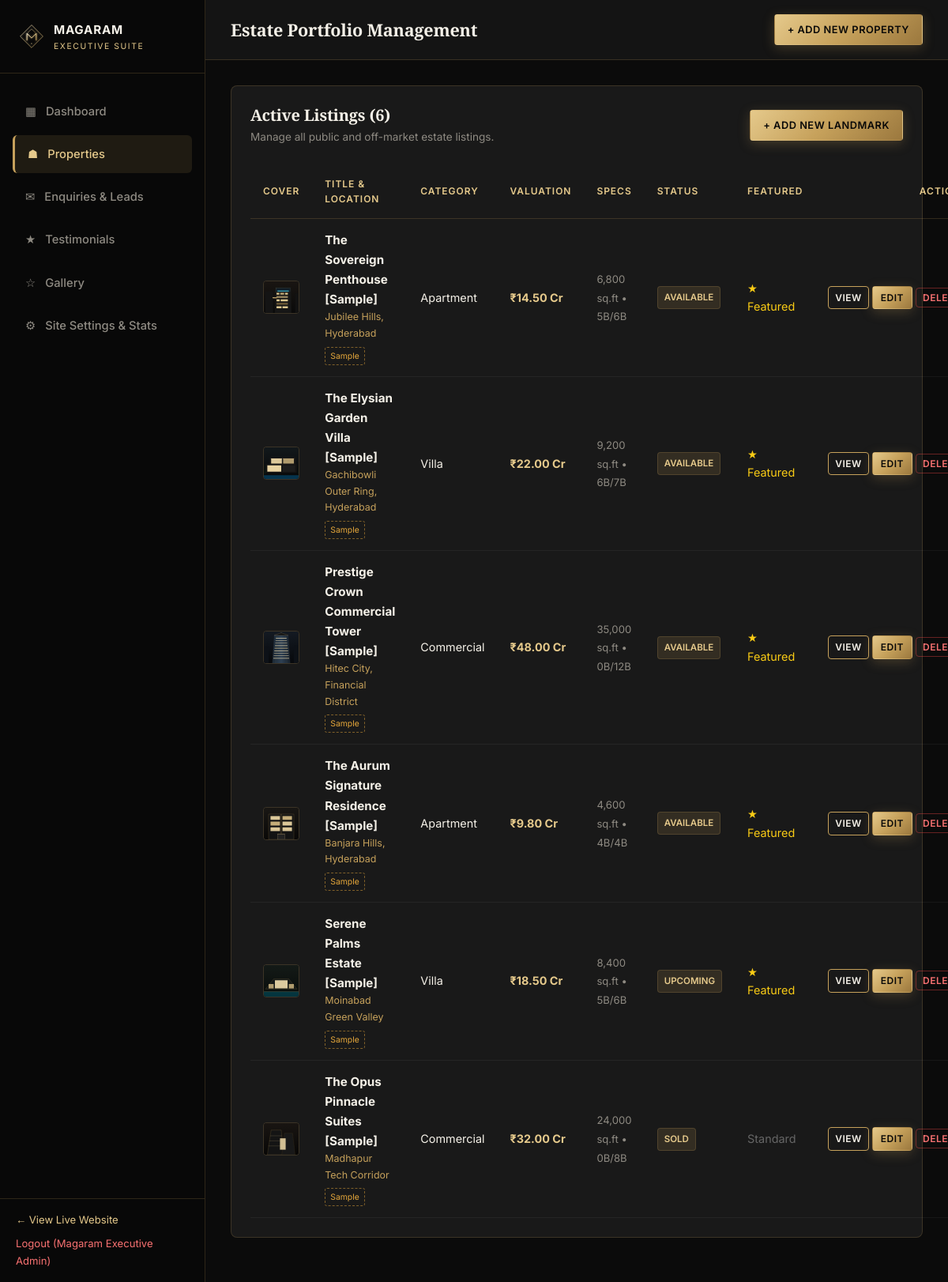
Page /admin/properties/index.php (signed in) on the earlier database version.
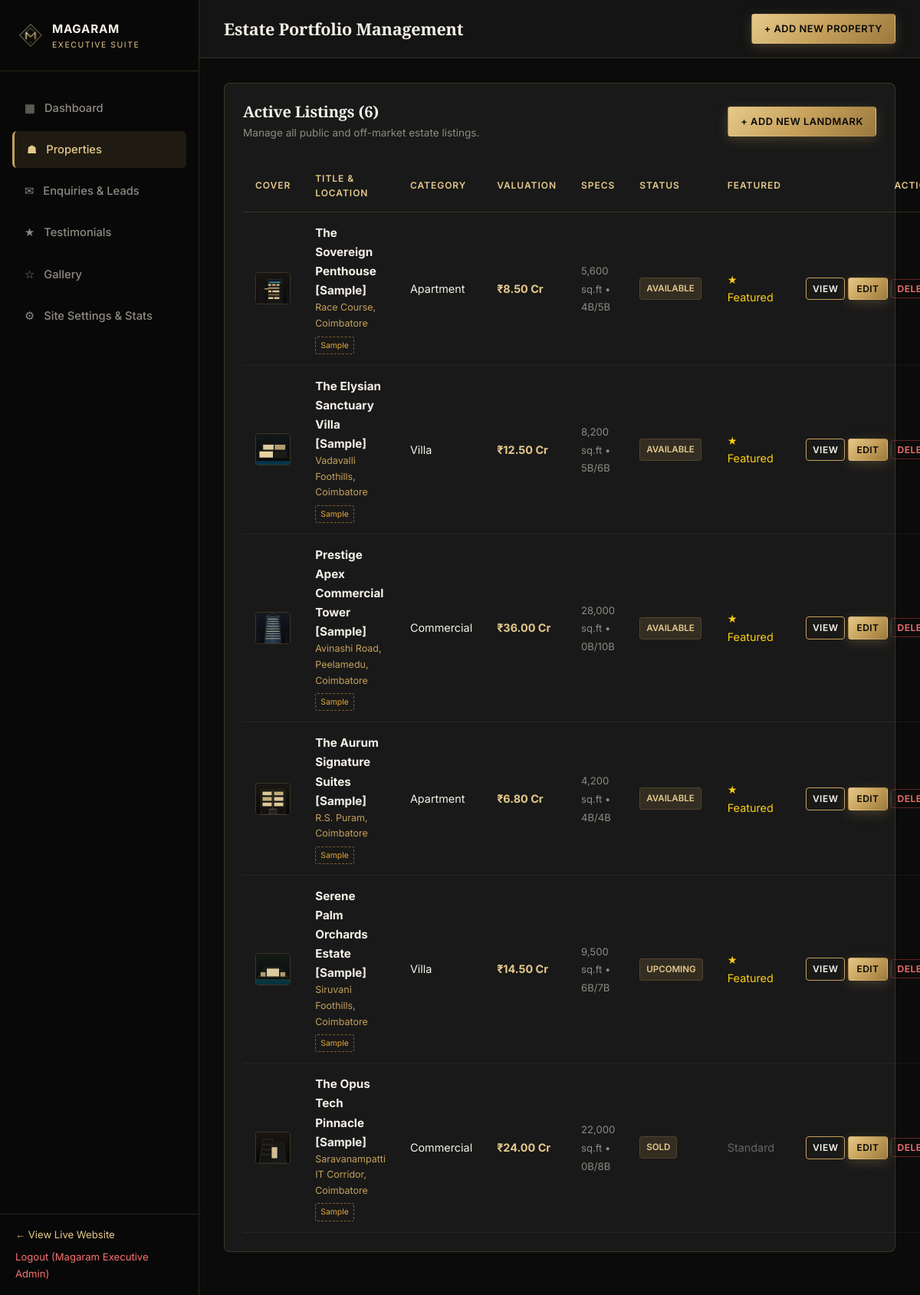
Same page on the later database version.
### tables this page shows
CREATE TABLE IF NOT EXISTS `properties` (
    `id` INT AUTO_INCREMENT PRIMARY KEY,
    `title` VARCHAR(255) NOT NULL,
    `slug` VARCHAR(255) NOT NULL UNIQUE,
    `category` ENUM('Residential', 'Commercial', 'Villa', 'Apartment', 'Plot') NOT NULL DEFAULT 'Residential',
    `location` VARCHAR(255) NOT NULL,
    `price` DECIMAL(14,2) NOT NULL DEFAULT 0.00,
    `price_display` VARCHAR(100) DEFAULT NULL,
    `area_sqft` INT NOT NULL DEFAULT 0,
    `bedrooms` INT NOT NULL DEFAULT 0,
    `bathrooms` INT NOT NULL DEFAULT 0,
    `description` TEXT NOT NULL,
    `status` ENUM('Available', 'Sold', 'Upcoming') NOT NULL DEFAULT 'Available',
    `is_featured` TINYINT(1) NOT NULL DEFAULT 0,
    `is_sample` TINYINT(1) NOT NULL DEFAULT 1,
    `created_at` DATETIME DEFAULT CURRENT_TIMESTAMP,
    `updated_at` DATETIME DEFAULT CURRENT_TIMESTAMP ON UPDATE CURRENT_TIMESTAMP,
    INDEX `idx_category` (`category`),
    INDEX `idx_status` (`status`),
    INDEX `idx_featured` (`is_featured`)
);

### includes/functions.php (called while the page is built, shortened)
<?php
function e(?string $string): string {
    return htmlspecialchars($string ?? '', ENT_QUOTES, 'UTF-8');
}

### admin/properties/index.php (the view, shortened to what the changed rows need)
<?php
$db = get_db();
$properties = [];
if ($db) {
    try {
        $stmt = $db->query("
            SELECT p.*,
                   COALESCE(pi.image_path, CONCAT('assets/img/property-', p.id, '.svg')) AS cover_image
            FROM properties p
            LEFT JOIN property_images pi ON p.id = pi.property_id AND pi.is_cover = 1
            ORDER BY p.is_featured DESC, p.created_at DESC
        ");
        $properties = $stmt->fetchAll();
    } catch (Exception $e) {
        $properties = [];
    }
} else {
    $properties = get_fallback_properties();
}
require_once __DIR__ . '/../includes/header.php';
?>
<div class="admin-card">
    <table class="admin-table">
        <thead>
            <tr>
                <th style="width: 70px;">Cover</th>
                <th>Title & Location</th>
                <th>Category</th>
                <th>Valuation</th>
                <th>Specs</th>
                <th>Status</th>
                <th>Featured</th>
                <th style="text-align: right;">Actions</th>
            </tr>
        </thead>
        <tbody>
            <?php if (empty($properties)): ?>
                <tr>
                    <td colspan="8" style="text-align: center; color: var(--admin-muted); padding: 40px;">
                        No properties found in database. <a href="<?= BASE_URL; ?>/admin/properties/add.php" style="color: var(--gold-bright);">Add your first property &rarr;</a>
                    </td>
                </tr>
            <?php else: ?>
                <?php foreach ($properties as $p): ?>
                    <?php
                        $cover = !empty($p['cover_image']) ? $p['cover_image'] : 'assets/img/property-1.svg';
                    ?>
                    <tr>
                        <td>
                            <img src="<?= BASE_URL . '/' . e($cover); ?>" alt="" style="width: 60px; height: 42px; object-fit: cover; border-radius: 4px; border: 1px solid var(--admin-border);">
                        </td>
                        <td>
                            <strong style="color: var(--text-cream); font-size: 0.95rem;"><?= e($p['title']); ?></strong>
                            <div style="font-size: 0.78rem; color: var(--gold-primary);"><?= e($p['location']); ?></div>
                            <?php if (!empty($p['is_sample'])): ?>
                                <span class="sample-badge">Sample</span>
                            <?php endif; ?>
                        </td>
                        <td><?= e($p['category']); ?></td>
                        <td>
                            <strong style="color: var(--gold-bright);">
                                <?= e($p['price_display'] ?? format_inr((float)$p['price'])); ?>
                            </strong>
                        </td>
                        <td>
                            <span style="font-size: 0.82rem; color: var(--admin-muted);">
                                <?= number_format($p['area_sqft']); ?> sq.ft &bull; <?= $p['bedrooms']; ?>B/<?= $p['bathrooms']; ?>B
                            </span>
                        </td>
                        <td>
                            <span class="badge" style="background: rgba(198,161,91,0.15); color: var(--gold-bright); border: 1px solid var(--admin-border);">
                                <?= e($p['status']); ?>
                            </span>
                        </td>
                        <td>
                            <?= !empty($p['is_featured']) ? '<span style="color: #facc15;">&#9733; Featured</span>' : '<span style="color: #666;">Standard</span>'; ?>
                        </td>
                        <td style="text-align: right; white-space: nowrap;">
                            <a href="<?= BASE_URL; ?>/property.php?slug=<?= e($p['slug']); ?>" target="_blank" class="btn btn-outline btn-sm" style="padding: 4px 8px; font-size: 0.75rem;" title="View Live">
                                View
                            </a>
                            <a href="<?= BASE_URL; ?>/admin/properties/edit.php?id=<?= $p['id']; ?>" class="btn btn-primary btn-sm" style="padding: 4px 10px; font-size: 0.75rem;">
                                Edit
                            </a>
                            <form action="<?= BASE_URL; ?>/admin/properties/delete.php" method="POST" style="display: inline-block;" onsubmit="return confirm('Are you certain you wish to delete this property?');">
                                <button type="submit" class="btn btn-outline btn-sm" style="padding: 4px 8px; font-size: 0.75rem; color: #f87171; border-color: rgba(239, 68, 68, 0.4);">
                                    Delete
                                </button>
                            </form>
                        </td>
                    </tr>
                <?php endforeach; ?>
            <?php endif; ?>
        </tbody>
    </table>
</div>
<?php require_once __DIR__ . '/../includes/footer.php'; ?>

Differences in the rows shown:
changed properties "The Sovereign Penthouse [Sample]": location "Jubilee Hills, Hyderabad" → "Race Course, Coimbatore"; price_display "₹14.50 Cr" → "₹8.50 Cr"; area_sqft "6,800" → "5,600"; bedrooms "5" → "4"; bathrooms "6" → "5"
changed properties: title "The Elysian Garden Villa [Sample]" → "The Elysian Sanctuary Villa [Sample]"; location "Gachibowli Outer Ring, Hyderabad" → "Vadavalli Foothills, Coimbatore"; price_display "₹22.00 Cr" → "₹12.50 Cr"; area_sqft "9,200" → "8,200"; bedrooms "6" → "5"; bathrooms "7" → "6"
changed properties: title "Prestige Crown Commercial Tower [Sample]" → "Prestige Apex Commercial Tower [Sample]"; location "Hitec City, Financial District" → "Avinashi Road, Peelamedu, Coimbatore"; price_display "₹48.00 Cr" → "₹36.00 Cr"; area_sqft "35,000" → "28,000"; bathrooms "12" → "10"
changed properties: title "The Aurum Signature Residence [Sample]" → "The Aurum Signature Suites [Sample]"; location "Banjara Hills, Hyderabad" → "R.S. Puram, Coimbatore"; price_display "₹9.80 Cr" → "₹6.80 Cr"; area_sqft "4,600" → "4,200"
changed properties "UPCOMING": title "Serene Palms Estate [Sample]" → "Serene Palm Orchards Estate [Sample]"; location "Moinabad Green Valley" → "Siruvani Foothills, Coimbatore"; price_display "₹18.50 Cr" → "₹14.50 Cr"; area_sqft "8,400" → "9,500"; bedrooms "5" → "6"; bathrooms "6" → "7"
changed properties "SOLD": title "The Opus Pinnacle Suites [Sample]" → "The Opus Tech Pinnacle [Sample]"; location "Madhapur Tech Corridor" → "Saravanampatti IT Corridor, Coimbatore"; price_display "₹32.00 Cr" → "₹24.00 Cr"; area_sqft "24,000" → "22,000"
